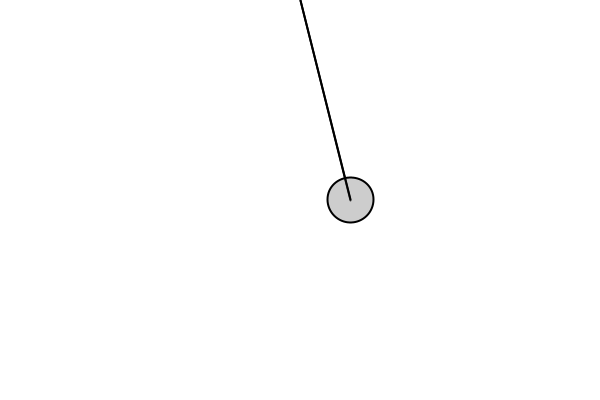
Frame 1 (no input)
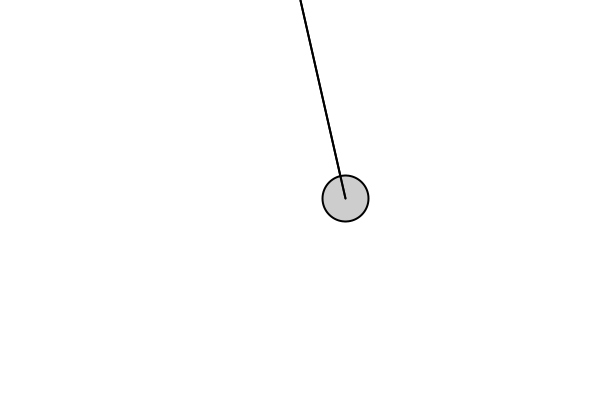
Frame 60 (the mouse pressed at the canvas centre just before this capture)
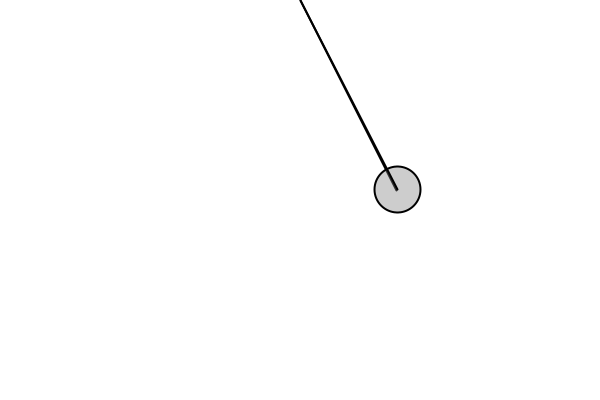
Frame 120 (the mouse held since frame 60 and released just before this capture)

The Processing sketch that drew these frames (run headless with seeded random() and noise(); from frame 60 on, the mouse is pressed at the canvas centre):

// Processing sketch: pendulum
// ── pendulum.pde
Mover m;
Spring s;

void setup(){
  size(600,400);
  m = new Mover(width/2+50, height/2);
  s = new Spring();
}

void draw(){
  background(255);
  s.connect(m);
  
  // Create gravitational force
  PVector gravity = new PVector(0 ,0.05);
  m.applyForce(gravity);

  if (mousePressed) {
   PVector wind = new PVector(0.1, 0);
    m.applyForce(wind);
  }

  m.update();
  m.edges();

  s.show();
  m.show();
}

// ── Attractor.pde
class Attractor {
  PVector location;
  float mass;
  float G;
  PVector dragOffset;

  Attractor(){
    location = new PVector(width/2, height/2);
    mass = 20;
    G = 1;
    dragOffset = new PVector(0.0, 0.0);
  } // constructor

  PVector attract (Mover m){
    PVector force = PVector.sub(location, m.location);
    float d = force.mag();
    d = constrain(d,5,25);
    force.normalize();

    float strength = G *mass * m.mass / (d * d);

    force.mult(strength);

    return force;
  } // attract()

  void show(){
    fill(0,100);
    stroke(0);
    strokeWeight(2);
    ellipse(location.x, location.y, 50, 50);
 }

} // class Attractor

// ── Mover.pde
class Mover {
 PVector location;
 PVector velocity;
 PVector acceleration;

 float a;
 float aVelocity;
 float aAcceleration;

 float mass;

 PVector pin_location;
 PVector cord;

 Mover(){ // Default constructor
   mass = random(1,3);
   location = new PVector(random(width),random(height));
   velocity = new PVector(0,0);
   acceleration = new PVector(0,0);
   a = 0.0;
   aVelocity = 0.0;
   aAcceleration = 0.0;

   pin_location = new PVector(width/2,0);
   cord = PVector.sub(location, pin_location);
 } // Default constructor

 Mover(float xpos, float ypos){ // alternative constructor
   mass = random(1,3);
   location = new PVector(xpos,ypos);
   velocity = new PVector(0.1,0);
   acceleration = new PVector(0,0);
   a = 0.0;
   aVelocity = 0.0;
   aAcceleration = 0.0;

   pin_location = new PVector(width/2,0);
   cord = PVector.sub(location, pin_location);
 }

 void update(){
  velocity.add(acceleration);
  location.add(velocity);
  cord = PVector.sub(location, pin_location);
  acceleration.mult(0);
 }

 void applyForce(PVector f){
  PVector force = PVector.div(f, mass);
  acceleration.add(force);
 }

 void show(){
  fill(127,100);
  stroke(0);
  strokeWeight(2);
  ellipse(location.x, location.y, mass*20, mass*20);
  pushMatrix();
  translate(pin_location.x, pin_location.y);
  line(0, 0, cord.x, cord.y);
  popMatrix();
 }

 void edges(){
  if (location.x+20 > width) {
    velocity.x *= -1;
    location.x = width-20;
  }
  if (location.x-20 < 0) {
    velocity.x *= -1;
    location.x = 20;
  }
  if (location.y+20 > height) {
    velocity.y *= -1;
    location.y = height-20;
  }
  if (location.y-20 < 0) {
    velocity.y *= -1;
    location.y = 20;
  }

 }

} // class Mover

// ── Spring.pde
class Spring {
  PVector anchor;
  PVector head;
  float rest_length;
  float springLen;
  float k;

  Spring(){
    anchor = new PVector(width/2,0);
    k = 0.01;
    rest_length = 200;
  } // default constructor

  void update(){

  } // update() method

  void show(){
    stroke(0);
    strokeWeight(2);
    line(anchor.x, anchor.y, head.x, head.y);
  } // show() method

  void connect(Mover bob){
    head = bob.location.copy();
    PVector springforce = PVector.sub(anchor, head);
    springLen = springforce.mag();
    springforce.normalize();
    springforce.mult(k * (springLen-rest_length) );
    bob.applyForce(springforce);
  } // connect(Mover bob) method
}
